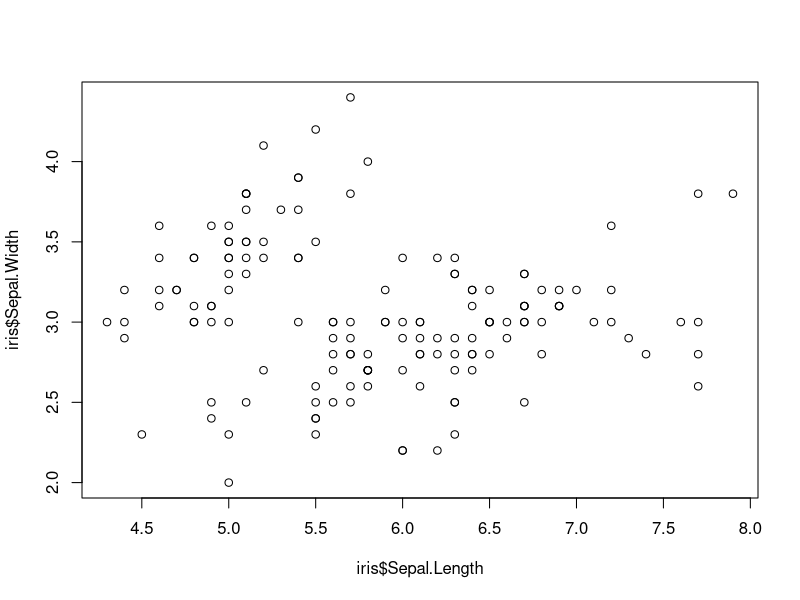
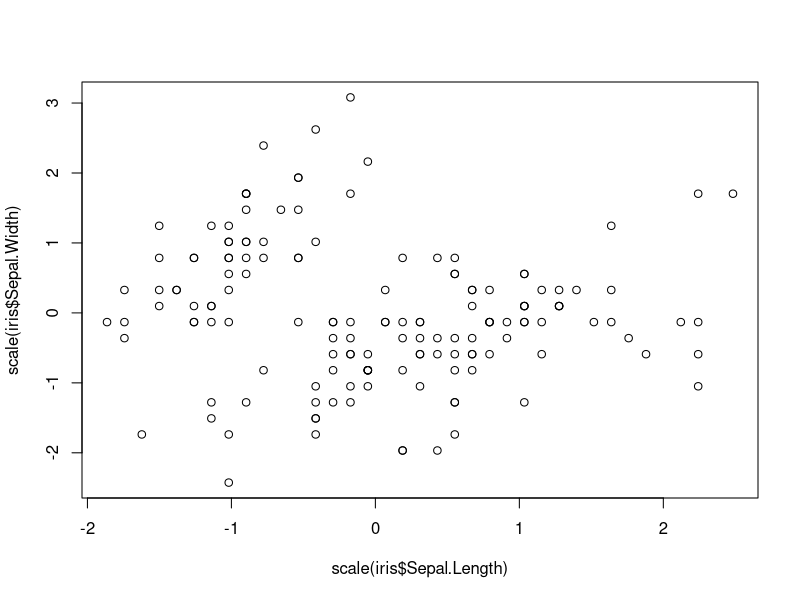
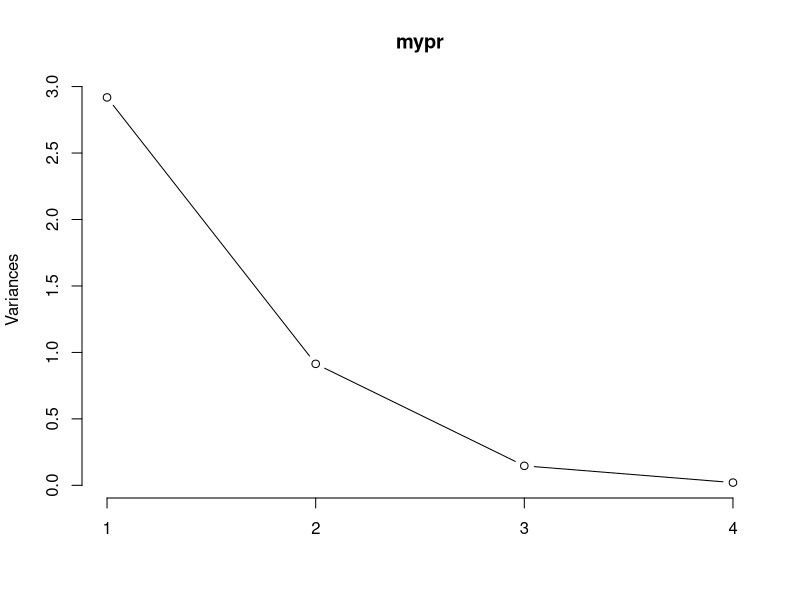
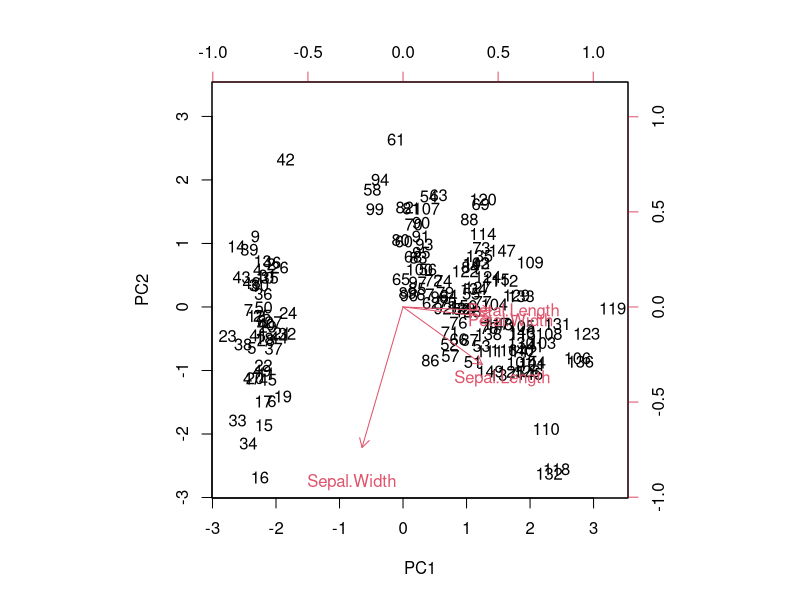

Write the R code that produced these figures, in order.
data("iris")  
head(iris)  
summary(iris)  
# Perform PCA  
mypr <- prcomp(iris[, -5], scale = TRUE)  
# Scatter Plot  
plot(iris$Sepal.Length, iris$Sepal.Width)  
plot(scale(iris$Sepal.Length), scale(iris$Sepal.Width))  
# PCA Summary  
summary(mypr)  
str(mypr)  
# Scree Plot & Biplot  
plot(mypr, type = "l")  
biplot(mypr, scale = 0)  
# PCA Scores & Append to Data  
mypr$x  
iris2 <- cbind(iris, mypr$x[, 1:2])  
head(iris2)  
# Correlation with PCA Components  
cor(iris[, -5], iris2[, 6:7])  
install.packages("pls")  
library(pls)  
# Perform PCR  
pcmodel <- pcr(Sepal.Length ~ Species + Sepal.Width + Petal.Length + Petal.Width, ncomp = 3, data = iris, scale = TRUE)  
# Predict Using PCR  
iris$pred <- predict(pcmodel, iris, ncomp = 2)  
head(iris)  
